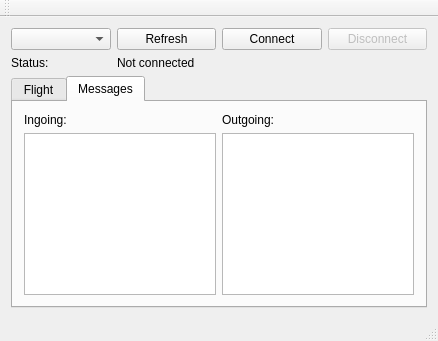
<?xml version="1.0" encoding="UTF-8"?>
<ui version="4.0">
 <class>MainWindow</class>
 <widget class="QMainWindow" name="MainWindow">
  <property name="geometry">
   <rect>
    <x>0</x>
    <y>0</y>
    <width>438</width>
    <height>341</height>
   </rect>
  </property>
  <property name="acceptDrops">
   <bool>false</bool>
  </property>
  <property name="windowTitle">
   <string>FPGA Communicator</string>
  </property>
  <widget class="QWidget" name="centralWidget">
   <layout class="QGridLayout" name="gridLayout_4">
    <item row="0" column="0">
     <layout class="QGridLayout" name="group_serial">
      <item row="0" column="2">
       <widget class="QPushButton" name="btn_connect">
        <property name="text">
         <string>Connect</string>
        </property>
       </widget>
      </item>
      <item row="0" column="1">
       <widget class="QPushButton" name="btn_refreshPortList">
        <property name="text">
         <string>Refresh</string>
        </property>
       </widget>
      </item>
      <item row="0" column="3">
       <widget class="QPushButton" name="btn_disconnect">
        <property name="enabled">
         <bool>false</bool>
        </property>
        <property name="text">
         <string>Disconnect</string>
        </property>
       </widget>
      </item>
      <item row="0" column="0">
       <widget class="QComboBox" name="cmb_serialPorts"/>
      </item>
      <item row="1" column="1">
       <widget class="QLabel" name="lbl_current_state">
        <property name="text">
         <string>Not connected</string>
        </property>
       </widget>
      </item>
      <item row="1" column="0">
       <widget class="QLabel" name="lbl_state">
        <property name="text">
         <string>Status:</string>
        </property>
       </widget>
      </item>
     </layout>
    </item>
    <item row="1" column="0">
     <widget class="QTabWidget" name="tabWidget">
      <property name="currentIndex">
       <number>1</number>
      </property>
      <widget class="QWidget" name="tab_flight">
       <attribute name="title">
        <string>Flight</string>
       </attribute>
       <layout class="QHBoxLayout" name="horizontalLayout">
        <item>
         <layout class="QVBoxLayout" name="group_data" stretch="1,0,0,0">
          <item>
           <widget class="QLCDNumber" name="lcd_timer"/>
          </item>
          <item>
           <widget class="QPushButton" name="btn_calibrate">
            <property name="text">
             <string>Calibrate</string>
            </property>
           </widget>
          </item>
          <item>
           <widget class="QPushButton" name="btn_launch">
            <property name="text">
             <string>LAUNCH</string>
            </property>
           </widget>
          </item>
          <item>
           <widget class="QTableView" name="tbl_data"/>
          </item>
         </layout>
        </item>
        <item>
         <layout class="QVBoxLayout" name="group_plot" stretch="0,1,0">
          <item>
           <widget class="QLabel" name="lbl_flightplot">
            <property name="text">
             <string>Flightplot:</string>
            </property>
           </widget>
          </item>
          <item>
           <widget class="QCustomPlot" name="plot_flight" native="true">
            <property name="minimumSize">
             <size>
              <width>0</width>
              <height>0</height>
             </size>
            </property>
           </widget>
          </item>
          <item>
           <widget class="QLabel" name="lbl_flightstate">
            <property name="text">
             <string>Status</string>
            </property>
           </widget>
          </item>
         </layout>
        </item>
       </layout>
       <zorder></zorder>
      </widget>
      <widget class="QWidget" name="tab_messages">
       <attribute name="title">
        <string>Messages</string>
       </attribute>
       <layout class="QGridLayout" name="gridLayout">
        <item row="0" column="0">
         <widget class="QLabel" name="lbl_msgin">
          <property name="text">
           <string>Ingoing:</string>
          </property>
         </widget>
        </item>
        <item row="0" column="1">
         <widget class="QLabel" name="lbl_msgout">
          <property name="text">
           <string>Outgoing:</string>
          </property>
         </widget>
        </item>
        <item row="1" column="0">
         <widget class="QTableView" name="tbl_msgin"/>
        </item>
        <item row="1" column="1">
         <widget class="QTableView" name="tbl_msgout"/>
        </item>
       </layout>
      </widget>
     </widget>
    </item>
   </layout>
  </widget>
  <widget class="QToolBar" name="mainToolBar">
   <attribute name="toolBarArea">
    <enum>TopToolBarArea</enum>
   </attribute>
   <attribute name="toolBarBreak">
    <bool>false</bool>
   </attribute>
  </widget>
  <widget class="QStatusBar" name="statusBar"/>
 </widget>
 <layoutdefault spacing="6" margin="11"/>
 <customwidgets>
  <customwidget>
   <class>QCustomPlot</class>
   <extends>QWidget</extends>
   <header>qcustomplot.h</header>
   <container>1</container>
  </customwidget>
 </customwidgets>
 <resources/>
 <connections/>
</ui>
